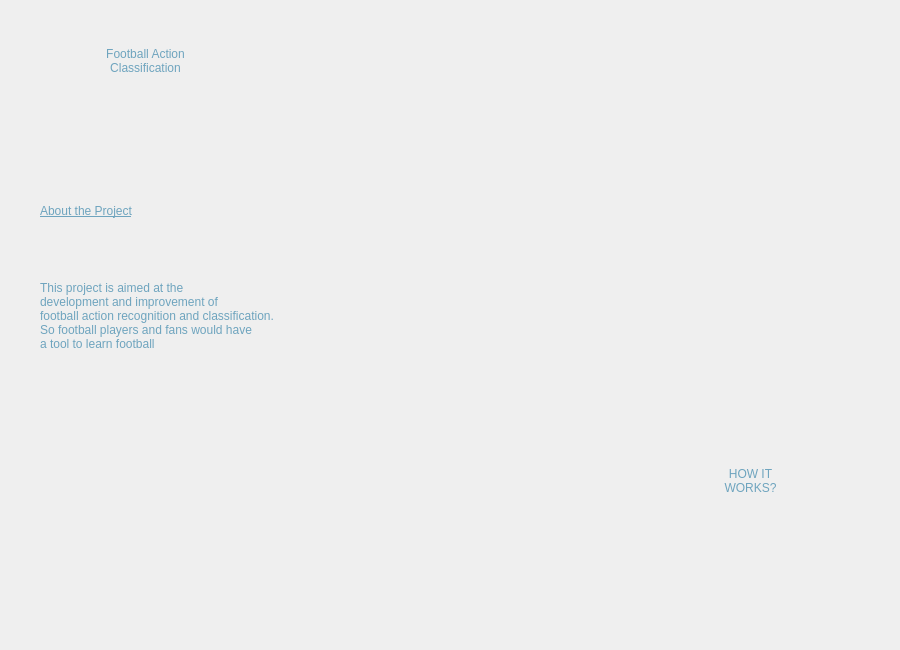
<?xml version="1.0" encoding="UTF-8"?>
<ui version="4.0">
 <class>Dialog</class>
 <widget class="QDialog" name="Dialog">
  <property name="geometry">
   <rect>
    <x>0</x>
    <y>0</y>
    <width>900</width>
    <height>650</height>
   </rect>
  </property>
  <property name="windowTitle">
   <string>Dialog</string>
  </property>
  <widget class="QWidget" name="backgroundwidget" native="true">
   <property name="geometry">
    <rect>
     <x>0</x>
     <y>0</y>
     <width>901</width>
     <height>651</height>
    </rect>
   </property>
   <property name="styleSheet">
    <string notr="true">QWidget#widget{ 
background-color: qlineargradient(spread:pad, x1:0.384211, y1:0.023, x2:0.768, y2:1, stop:0 rgba(29, 30, 73, 255), stop:1 rgba(39, 41, 100, 255));}</string>
   </property>
   <widget class="QLabel" name="backgroundPhoto">
    <property name="geometry">
     <rect>
      <x>0</x>
      <y>-30</y>
      <width>900</width>
      <height>700</height>
     </rect>
    </property>
    <property name="styleSheet">
     <string notr="true"/>
    </property>
    <property name="text">
     <string/>
    </property>
    <property name="pixmap">
     <pixmap>background.jpg</pixmap>
    </property>
    <property name="scaledContents">
     <bool>true</bool>
    </property>
   </widget>
   <widget class="QPushButton" name="howItWorksButton">
    <property name="geometry">
     <rect>
      <x>650</x>
      <y>420</y>
      <width>201</width>
      <height>121</height>
     </rect>
    </property>
    <property name="styleSheet">
     <string notr="true">QPushButton {
	border-radius: 15px;
	background-color: qlineargradient(spread:pad, x1:0.384211, y1:0.023, x2:0.768, 		y2:1, stop:0 rgba(29, 30, 73, 255), stop:1 rgba(39, 41, 100, 255));

	font: 75 19pt &quot;Comic Sans MS&quot;; color: rgb(110, 164, 190)
}

QPushButton:hover{
	background-color: rgb(54, 57, 138);
}
QPushButton:pressed{
	background-color: rgb(91, 96, 230);
}</string>
    </property>
    <property name="text">
     <string>HOW IT
WORKS?</string>
    </property>
   </widget>
   <widget class="QPushButton" name="FACButton">
    <property name="geometry">
     <rect>
      <x>10</x>
      <y>10</y>
      <width>271</width>
      <height>101</height>
     </rect>
    </property>
    <property name="cursor">
     <cursorShape>PointingHandCursor</cursorShape>
    </property>
    <property name="styleSheet">
     <string notr="true">QPushButton {
	border-radius: 15px;
	background-color: qlineargradient(spread:pad, x1:0.384211, y1:0.023, x2:0.768, 		y2:1, stop:0 rgba(29, 30, 73, 255), stop:1 rgba(39, 41, 100, 255));

	font: 75 22pt &quot;Comic Sans MS&quot;; color: rgb(110, 164, 190)
}

QPushButton:hover{
	background-color: rgb(54, 57, 138);
}
QPushButton:pressed{
	background-color: rgb(91, 96, 230);
}</string>
    </property>
    <property name="text">
     <string>Football Action
Classification</string>
    </property>
   </widget>
   <widget class="QLabel" name="label">
    <property name="geometry">
     <rect>
      <x>40</x>
      <y>150</y>
      <width>591</width>
      <height>331</height>
     </rect>
    </property>
    <property name="styleSheet">
     <string notr="true">font: 75 15pt &quot;Comic Sans MS&quot;; color: rgb(110, 164, 190)</string>
    </property>
    <property name="text">
     <string>This project is aimed at the
development and improvement of
football action recognition and classification. 
So football players and fans would have 
a tool to learn football</string>
    </property>
   </widget>
   <widget class="QLabel" name="label_2">
    <property name="geometry">
     <rect>
      <x>40</x>
      <y>190</y>
      <width>271</width>
      <height>41</height>
     </rect>
    </property>
    <property name="styleSheet">
     <string notr="true">font: 75 18pt &quot;Comic Sans MS&quot;; color: rgb(110, 164, 190);
text-decoration: underline;</string>
    </property>
    <property name="text">
     <string>About the Project</string>
    </property>
   </widget>
  </widget>
 </widget>
 <resources>
  <include location="background.qrc"/>
 </resources>
 <connections/>
</ui>
